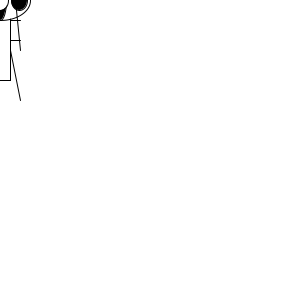
Frame 1 (no input)
Frame 60 (the mouse pressed at the canvas centre just before this capture): identical to frame 1, image omitted
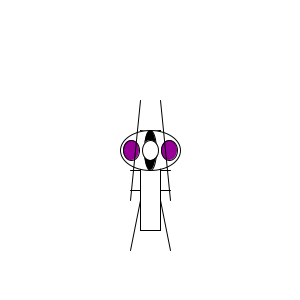
Frame 120 (the mouse held since frame 60 and released just before this capture)

The Processing sketch that drew these frames (run headless with seeded random() and noise(); from frame 60 on, the mouse is pressed at the canvas centre):

// Processing sketch: processing_26728
// ── processing_26728.pde

void setup() {
size(300,300);  // Set the size of the window
smooth(); 
frameRate(30);

}

void draw() {
  // Draw a white background
  background(255);  
 
  
// Set ellipses and rects to CENTER mode
ellipseMode(CENTER);
rectMode(CENTER); 

// Draw Zoog's body
stroke(0);
fill(255);
rect(mouseX,mouseY+30,20,100);

// Draw Zoog's head
fill(255);
ellipse(mouseX,mouseY,60,40); 

// Draw Zoog's eyes & nose & mouth 
fill(mouseX,0,mouseY); 
ellipse(mouseX-19,mouseY,16,20);  
ellipse(mouseX+19,mouseY,16,20);
fill(0);
ellipse(mouseX,mouseY,12,40);
fill(255);
ellipse(mouseX,mouseY,16,20);


// Draw Zoog's legs
stroke(0);
line(mouseX+10,mouseY+40,pmouseX+20,pmouseY+40);
line(mouseX-10,mouseY+40,pmouseX-20,pmouseY+40);
line(mouseX+10,mouseY+20,pmouseX+20,pmouseY+20);
line(mouseX-10,mouseY+20,pmouseX-20,pmouseY+20);
line(mouseX+10,mouseY+50,pmouseX+20,pmouseY+100);
line(mouseX-10,mouseY+50,pmouseX-20,pmouseY+100);

//Draw Zoog's laserbeams 
line(mouseX+10,mouseY-50,pmouseX+20,pmouseY+50);
line(mouseX-10,mouseY-50,pmouseX-20,pmouseY+50);

}

void mousePressed() {
  println(0); 
}
